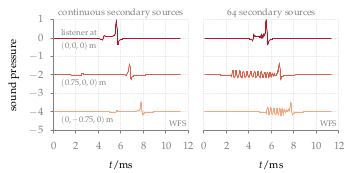

The script that saved this image:
#!/usr/bin/gnuplot
#
# FIGURE 3.16: Sound pressure of a cosine shaped impulse synthesized as focused
# source by WFS (2.76) at three listening positions. A fixed offset was added
# to the sound pressure at two listening positions for a better visualization.
# Parameters: x_s = (0, 0.5, 0) m, n_s = (0, -1, 0), circular secondary source
# distribution with a diameter of 3 m.
#
# AUTHOR:   Hagen Wierstorf
# SOFTWARE: gnuplot 5.0 patchlevel 3

reset
set macros
set loadpath '../../gnuplot' 'data'

load 'latex.cfg'
load 'grid.cfg'
load 'rdbu.pal'

set terminal epslatex size 10.93cm,4.97cm color colortext @small
set output 'fig3_16.tex';

unset key

set bmargin 3.2
set tmargin 1

set multiplot layout 1,2
load 'xyborder.cfg'
set ylabel 'sound pressure'
set xlabel '$t$/ms'
set lmargin 6
set rmargin 0
set label 1 '\ft continuous secondary sources' at 6,1.4 center tc ls 101
set label 2 '\ft \acs{WFS}' at 11.8,-4.6 right front tc ls 101
set label 3 '\scs listener at'      at 0.7,0.3 left front tc ls 101
set label 4 '\scs $(0,0,0)$\,m'     at 0.7,-0.4 left front tc ls 101
set label 5 '\scs $(0.75,0,0)$\,m'  at 0.7,-2.4 left front tc ls 101
set label 6 '\scs $(0,-0.75,0)$\,m' at 0.7,-4.4 left front tc ls 101
stats 'wfs_X0.00_Y0.00.txt' u 2 nooutput
plot [*:*] [-5:1] 'wfs_X0.00_Y0.00.txt'  u ($1*1000):($2/STATS_min)   w l ls 1 lw 2,\
                  'wfs_X0.75_Y0.00.txt'  u ($1*1000):($2/STATS_min-2) w l ls 2 lw 2,\
                  'wfs_X0.00_Y-0.75.txt' u ($1*1000):($2/STATS_min-4) w l ls 3 lw 2
unset for [ii=3:6] label ii
load 'xborder.cfg'
set lmargin 2
set rmargin 4
set label 1 '\ft 64 secondary sources'
stats 'wfs_X0.00_Y0.00_nls64.txt' u 2 nooutput
plot [*:*] [-5:1] 'wfs_X0.00_Y0.00_nls64.txt'  u ($1*1000):($2/STATS_min)   w l ls 1 lw 2,\
                  'wfs_X0.75_Y0.00_nls64.txt'  u ($1*1000):($2/STATS_min-2) w l ls 2 lw 2,\
                  'wfs_X0.00_Y-0.75_nls64.txt' u ($1*1000):($2/STATS_min-4) w l ls 3 lw 2
unset multiplot

call 'plot.plt' 'fig3_16'

# vim: set textwidth=200:
